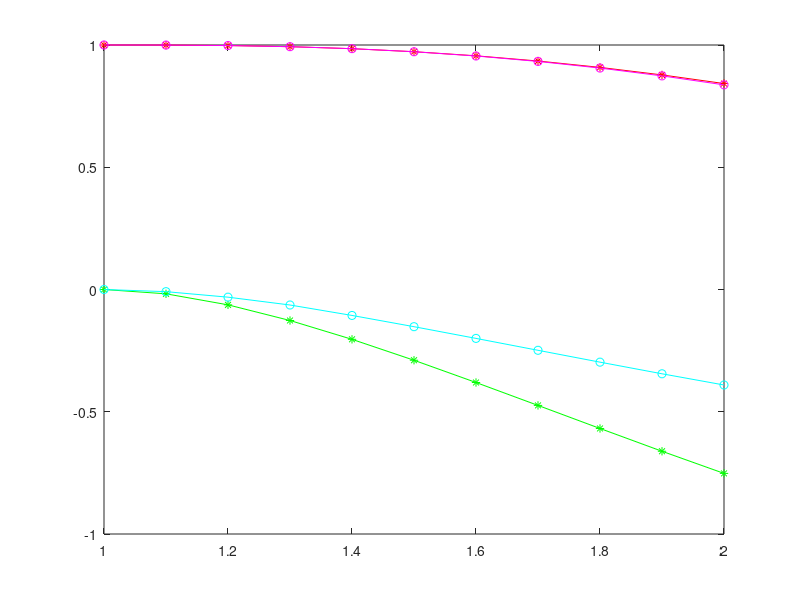

Write the MATLAB code that produced this figure.
% Assignment 5
% Problem 3
% PART b
%
clear all
close all
clc
h = 0.1; % stepsize
h24 = h/24;
t = 1:h:2; % interval
y = zeros(1, length(t)); % vector to store y values in
p = zeros(1, length(t)); % vector to store y' values in
f1 = @(t , y , p) p; % function for substitution
f2 = @(t , y , p) -p./t - (t.^2-1)./(t.^2).*y;
y(1) = 1; % initial conditions
p(1) = 0;
% begin with the RK4 method to start the ABM method
for i = 1:3;
   k1 = h * f1(t(i)        , y(i)         , p(i)        );
   l1 = h * f2(t(i)        , y(i)         , p(i)        );
   k2 = h * f1(t(i) + .5*h , y(i) + .5*k1 , p(i) + .5*l1);
   l2 = h * f2(t(i) + .5*h , y(i) + .5*k1 , p(i) + .5*l1);
   k3 = h * f1(t(i) + .5*h , y(i) + .5*k2 , p(i) + .5*l2);
   l3 = h * f2(t(i) + .5*h , y(i) + .5*k2 , p(i) + .5*l2);
   k4 = h * f1(t(i) +    h , y(i) +    k3 , p(i) +    l3);
   l4 = h * f2(t(i) +    h , y(i) +    k3 , p(i) +    l3);
   
   y(i+1) = y(i) + (k1 + 2*k2 + 2*k3 + k4)/6;
   p(i+1) = p(i) + (l1 + 2*l2 + 2*l3 + l4)/6;
end
% Now implement the ABM Method
for i = 4:length(t)-1;
    % Predictor
    y(i+1)= y(i) + ...
        (55 .* f1(t(i) , y(i) , p(i)) - 59 .* f1(t(i), y(i-1) , p(i-1)) + ...
        37 .* f1(t(i) , y(i-2) , p(i-2)) - 9 .* f1(t(i) , y(i-3) , p(i-3)))...
        .* h24;
    
    p(i+1)= p(i) + ...
        (55 .* f2(t(i) , y(i) , p(i)) - 59 .* f2(t(i), y(i-1) , p(i-1)) + ...
        37 .* f2(t(i) , y(i-2) , p(i-2)) - 9 .* f2(t(i) , y(i-3) , p(i-3)))...
        .* h24;
%     % Evaluate 
%     y(i+1) = f1(t(i+1), y(i+1), p(i+1));
%     p(i+1) = f2(t(i+1), y(i+1), p(i+1));
    % Corrector
    y(i+1) = y(i) + ...
        (9 .* f1(t(i+1), y(i+1) , p(i+1)) + 19 .* f1(t(i+1), y(i) , p(i)) - ...
        5 .* f1(t(i+1), y(i-1) , p(i-1)) + f1(t(i+1), y(i-2) , p(i-2)))...
        .* h24;

    p(i+1) = p(i) + ...
        (9 .* f2(t(i+1), y(i+1) , p(i+1)) + 19 .* f2(t(i+1), y(i) , p(i)) - ...
        5 .* f2(t(i+1), y(i-1) , p(i-1)) + f2(t(i+1), y(i-2) , p(i-2)))...
        .* h24;
%         % Evaluate 
%     y(i+1) = f1(t(i+1), y(i+1), p(i+1));
%     p(i+1) = f2(t(i+1), y(i+1), p(i+1));
end

% Now to plot the true solution
% the true solution is a Bessel function:
%     y(t) = c1J1(t) + c2Y1(t)
%     y'(t) = c1(J0(t) - J2(t)) + c2(Y0(t) - Y2(t)),
%     with
%     d  = J1(1) [Y0(1) ? Y2(1)] ? Y1(1) [J0(1) ? J2(1)]
%     c1 = [Y0(1) ? Y2(1)] /d ? 1.36575994534763
%     c2 = ? [J0(1) ? J2(1)] /d ? ?0.51073987162512
t = 1:.1:2;
d = besselj(1,1).*(bessely(0,1)-bessely(2,1)) - ...
    bessely(1,1).*(besselj(0,1)-besselj(2,1));
c1 = (bessely(0,1) - bessely(2,1))./d;
c2 = -(besselj(0,1) - besselj(2,1))./d;
yb = c1*besselj(1,t) + c2*bessely(1,t)
pb = c1*(besselj(0,t) - besselj(2,t)) + c2*(bessely(0,t) - bessely(2,t))
figure
plot(t , yb , 'r*-' , t, pb , 'g*-' , t , y, 'mo-' , t , p , 'co-')
% print out the results
y
p
exact_y = yb
exact_y_prime = pb
diff_y = y-yb
diff_y_prime = p-pb